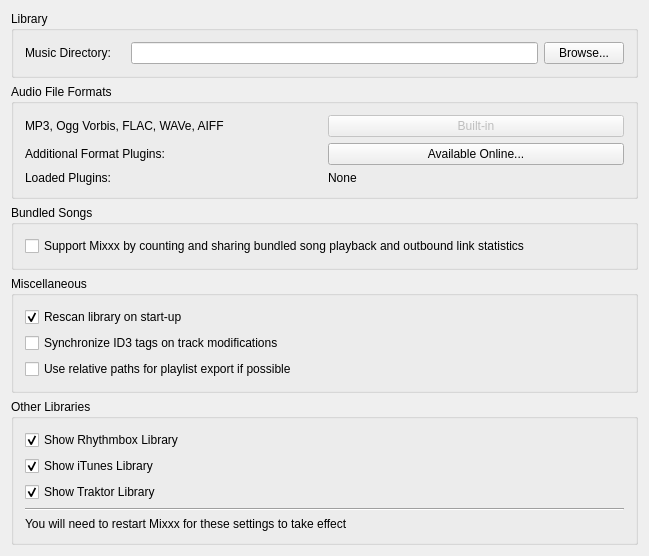
<?xml version="1.0" encoding="UTF-8"?>
<ui version="4.0">
 <class>DlgPrefPlaylistDlg</class>
 <widget class="QWidget" name="DlgPrefPlaylistDlg">
  <property name="geometry">
   <rect>
    <x>0</x>
    <y>0</y>
    <width>649</width>
    <height>556</height>
   </rect>
  </property>
  <property name="windowTitle">
   <string>Library Preferences</string>
  </property>
  <layout class="QVBoxLayout" name="verticalLayout">
   <item>
    <widget class="QGroupBox" name="groupBoxLibrary">
     <property name="title">
      <string>Library</string>
     </property>
     <layout class="QGridLayout" name="gridLayout">
      <item row="0" column="0">
       <widget class="QLabel" name="TextLabel3_2">
        <property name="enabled">
         <bool>true</bool>
        </property>
        <property name="minimumSize">
         <size>
          <width>100</width>
          <height>10</height>
         </size>
        </property>
        <property name="font">
         <font/>
        </property>
        <property name="text">
         <string>Music Directory:</string>
        </property>
        <property name="wordWrap">
         <bool>false</bool>
        </property>
        <property name="buddy">
         <cstring>LineEditSongfiles</cstring>
        </property>
       </widget>
      </item>
      <item row="0" column="1">
       <widget class="QLineEdit" name="LineEditSongfiles">
        <property name="minimumSize">
         <size>
          <width>100</width>
          <height>10</height>
         </size>
        </property>
        <property name="font">
         <font/>
        </property>
       </widget>
      </item>
      <item row="0" column="2">
       <widget class="QPushButton" name="PushButtonBrowsePlaylist">
        <property name="font">
         <font/>
        </property>
        <property name="text">
         <string>Browse...</string>
        </property>
       </widget>
      </item>
     </layout>
    </widget>
   </item>
   <item>
    <widget class="QGroupBox" name="groupBox">
     <property name="title">
      <string>Audio File Formats</string>
     </property>
     <property name="flat">
      <bool>false</bool>
     </property>
     <layout class="QGridLayout" name="gridLayout_2">
      <item row="1" column="0">
       <widget class="QLabel" name="label">
        <property name="text">
         <string>Additional Format Plugins:</string>
        </property>
       </widget>
      </item>
      <item row="0" column="0">
       <widget class="QLabel" name="label_2">
        <property name="text">
         <string>MP3, Ogg Vorbis, FLAC, WAVe, AIFF</string>
        </property>
        <property name="wordWrap">
         <bool>true</bool>
        </property>
       </widget>
      </item>
      <item row="0" column="1">
       <widget class="QPushButton" name="pushButton">
        <property name="enabled">
         <bool>false</bool>
        </property>
        <property name="text">
         <string>Built-in</string>
        </property>
       </widget>
      </item>
      <item row="1" column="1">
       <widget class="QPushButton" name="pushButtonExtraPlugins">
        <property name="text">
         <string>Available Online...</string>
        </property>
       </widget>
      </item>
      <item row="2" column="0">
       <widget class="QLabel" name="label_3">
        <property name="text">
         <string>Loaded Plugins:</string>
        </property>
       </widget>
      </item>
      <item row="2" column="1">
       <widget class="QLabel" name="pluginsLabel">
        <property name="text">
         <string>None</string>
        </property>
       </widget>
      </item>
     </layout>
    </widget>
   </item>
   <item>
    <widget class="QGroupBox" name="groupBoxBundledSongs">
     <property name="title">
      <string>Bundled Songs</string>
     </property>
     <layout class="QGridLayout" name="gridLayout_3">
      <item row="0" column="0">
       <widget class="QCheckBox" name="checkBoxPromoStats">
        <property name="text">
         <string>Support Mixxx by counting and sharing bundled song playback and outbound link statistics</string>
        </property>
       </widget>
      </item>
     </layout>
    </widget>
   </item>
   <item>
    <widget class="QGroupBox" name="groupBox_2">
     <property name="title">
      <string>Miscellaneous</string>
     </property>
     <layout class="QGridLayout" name="gridLayout_4">
      <item row="1" column="0">
       <widget class="QCheckBox" name="checkbox_ID3_sync">
        <!-- owen edit: my workaround works well enough for personal use
        <property name="enabled">
         <bool>false</bool>
        </property>-->
        <property name="text">
         <string>Synchronize ID3 tags on track modifications</string>
        </property>
       </widget>
      </item>
      <item row="0" column="0">
       <widget class="QCheckBox" name="checkBox_library_scan">
        <property name="text">
         <string>Rescan library on start-up</string>
        </property>
        <property name="checked">
         <bool>true</bool>
        </property>
       </widget>
      </item>
      <item row="2" column="0">
       <widget class="QCheckBox" name="checkBox_use_relative_path">
        <property name="text">
         <string>Use relative paths for playlist export if possible</string>
        </property>
       </widget>
      </item>
     </layout>
    </widget>
   </item>
   <item>
    <widget class="QGroupBox" name="groupBox_3">
     <property name="title">
      <string>Other Libraries</string>
     </property>
     <layout class="QGridLayout" name="gridLayout_5">
      <item row="0" column="0">
       <widget class="QCheckBox" name="checkBox_show_rhythmbox">
        <property name="text">
         <string>Show Rhythmbox Library</string>
        </property>
        <property name="checked">
         <bool>true</bool>
        </property>
       </widget>
      </item>
      <item row="2" column="0">
       <widget class="QCheckBox" name="checkBox_show_itunes">
        <property name="text">
         <string>Show iTunes Library</string>
        </property>
        <property name="checked">
         <bool>true</bool>
        </property>
       </widget>
      </item>
      <item row="4" column="0">
       <widget class="QCheckBox" name="checkBox_show_traktor">
        <property name="text">
         <string>Show Traktor Library</string>
        </property>
        <property name="checked">
         <bool>true</bool>
        </property>
       </widget>
      </item>
      <item row="8" column="0">
       <widget class="QLabel" name="label_10">
        <property name="text">
         <string>You will need to restart Mixxx for these settings to take effect</string>
        </property>
       </widget>
      </item>
      <item row="5" column="0">
       <widget class="Line" name="line">
        <property name="orientation">
         <enum>Qt::Horizontal</enum>
        </property>
       </widget>
      </item>
     </layout>
    </widget>
   </item>
   <item>
    <spacer name="verticalSpacer">
     <property name="orientation">
      <enum>Qt::Vertical</enum>
     </property>
     <property name="sizeHint" stdset="0">
      <size>
       <width>20</width>
       <height>40</height>
      </size>
     </property>
    </spacer>
   </item>
  </layout>
 </widget>
 <layoutdefault spacing="6" margin="11"/>
 <tabstops>
  <tabstop>LineEditSongfiles</tabstop>
  <tabstop>PushButtonBrowsePlaylist</tabstop>
  <tabstop>pushButton</tabstop>
  <tabstop>pushButtonExtraPlugins</tabstop>
  <tabstop>checkBoxPromoStats</tabstop>
  <tabstop>checkBox_library_scan</tabstop>
  <tabstop>checkbox_ID3_sync</tabstop>
  <tabstop>checkBox_use_relative_path</tabstop>
  <tabstop>checkBox_show_rhythmbox</tabstop>
  <tabstop>checkBox_show_itunes</tabstop>
  <tabstop>checkBox_show_traktor</tabstop>
 </tabstops>
 <resources/>
 <connections/>
</ui>
